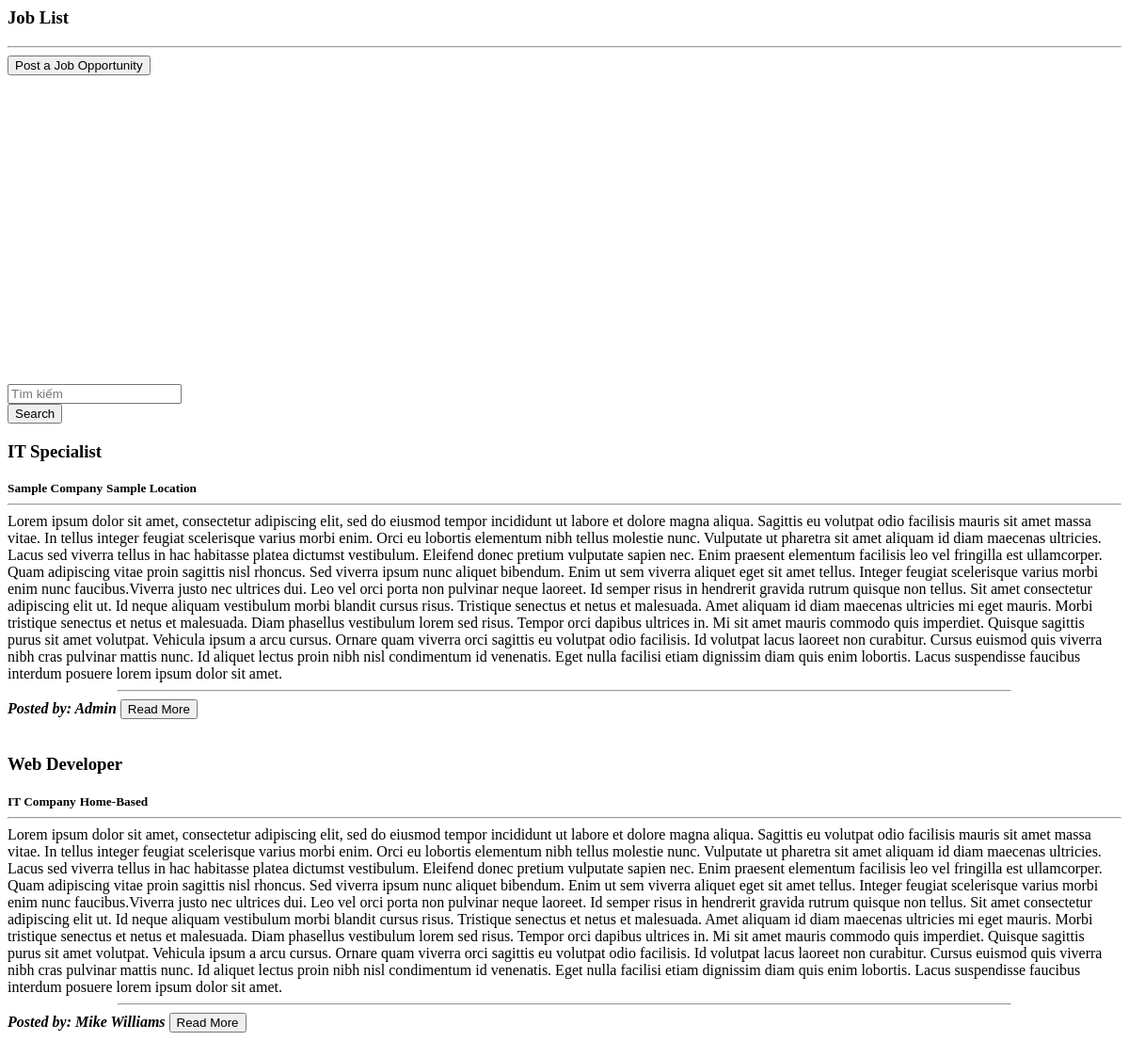
Screenshot of /careers.php with the database file from the repository.
### tables this page shows
CREATE TABLE `careers` (
  `id` int(30) NOT NULL,
  `company` varchar(250) NOT NULL,
  `location` text NOT NULL,
  `job_title` text NOT NULL,
  `description` text NOT NULL,
  `user_id` int(30) NOT NULL,
  `date_created` datetime NOT NULL DEFAULT current_timestamp()
);

CREATE TABLE `users` (
  `id` int(30) NOT NULL,
  `name` text NOT NULL,
  `username` varchar(200) NOT NULL,
  `password` text NOT NULL,
  `type` tinyint(1) NOT NULL DEFAULT 3 COMMENT '1=Admin,2=Alumni officer, 3= alumnus',
  `auto_generated_pass` text NOT NULL,
  `alumnus_id` int(30) NOT NULL
);

### careers.php (the view, shortened to what this page needs)
<?php
include 'admin/db_connect.php';
?>
<header class="masthead">
    <div class="container-fluid h-100">
        <div class="row h-100 align-items-center justify-content-center text-center">
            <div class="col-lg-8 align-self-end mb-4 page-title">
                <h3 class="text-white">Job List</h3>
                <hr class="divider my-4" />
            <div class="row col-md-12 mb-2 justify-content-center">
                    <button class="btn btn-primary btn-block col-sm-4" type="button" id="new_career"><i class="fa fa-plus"></i> Post a Job Opportunity</button>
            </div>
            </div>
        </div>
    </div>
</header>
<div class="container mt-3 pt-2">
    <div class="card mb-4">
        <div class="card-body">
            <div class="row">
                <div class="col-md-8">
                    <div class="input-group mb-3">
                      <input type="text" class="form-control" placeholder="Tìm kiếm" id="filter" aria-label="Filter" aria-describedby="filter-field">
                    </div>
                </div>
                <div class="col-md-4">
                    <button class="btn btn-primary btn-block btn-sm" id="search">Search</button>
                </div>
            </div>
        </div>
    </div>
   <?php
    $event = $conn->query("SELECT c.*,u.name from careers c inner join users u on u.id = c.user_id order by id desc");
    while($row = $event->fetch_assoc()):
        $trans = get_html_translation_table(HTML_ENTITIES,ENT_QUOTES);
        unset($trans["\""], $trans["<"], $trans[">"], $trans["<h2"]);
        $desc = strtr(html_entity_decode($row['description']),$trans);
        $desc=str_replace(array("<li>","</li>"), array("",","), $desc);
    ?>
    <div class="card job-list" data-id="<?php echo $row['id'] ?>">
        <div class="card-body">
            <div class="row  align-items-center justify-content-center text-center h-100">
                <div class="">
                    <h3><b class="filter-txt"><?php echo ucwords($row['job_title']) ?></b></h3>
                    <div>
                    <span class="filter-txt"><small><b><i class="fa fa-building"></i> <?php echo ucwords($row['company']) ?></b></small></span>
                    <span class="filter-txt"><small><b><i class="fa fa-map-marker"></i> <?php echo ucwords($row['location']) ?></b></small></span>
                    </div>
                    <hr>
                    <larger class="truncate filter-txt"><?php echo strip_tags($desc) ?></larger>
                    <br>
                    <hr class="divider"  style="max-width: calc(80%)">
                    <span class="badge badge-info float-left px-3 pt-1 pb-1">
                        <b><i>Posted by: <?php echo $row['name'] ?></i></b>
                    </span>
                    <button class="btn btn-primary float-right read_more" data-id="<?php echo $row['id'] ?>">Read More</button>
                </div>
            </div>
        </div>
    </div>
    <br>
    <?php endwhile; ?>
</div>

### careers.php (style rules this page uses)
header.masthead,header.masthead:before { min-height: 50vh !important; height: 50vh !important }
.masthead { min-height: 23vh !important; height: 23vh !important; }
.masthead:before { min-height: 23vh !important; height: 23vh !important; }

### rows the page displays
careers: job_title "IT Specialist", company "Sample Company", location "Sample Location", description "Lorem ipsum dolor sit amet, consectetur adipiscing elit, sed do eiusmod tempor incididunt ut labore et dolore magna aliqua. Sagittis eu volutpat odio facilisis mauris sit amet massa vitae. In tellus integer feugiat scelerisque varius morbi enim. Orci eu lobortis elementum nibh tellus molestie nunc. Vulputate ut pharetra sit amet aliquam id diam maecenas ultricies. Lacus sed viverra tellus in hac habitasse platea dictumst vestibulum. Eleifend donec pretium vulputate sapien nec. Enim praesent elementum facilisis leo vel fringilla est ullamcorper. Quam adipiscing vitae proin sagittis nisl rhoncus. Sed viverra ipsum nunc aliquet bibendum. Enim ut sem viverra aliquet eget sit amet tellus.…", user.name "Admin"
careers: job_title "Web Developer", company "IT Company", location "Home-Based", description "Lorem ipsum dolor sit amet, consectetur adipiscing elit, sed do eiusmod tempor incididunt ut labore et dolore magna aliqua. Sagittis eu volutpat odio facilisis mauris sit amet massa vitae. In tellus integer feugiat scelerisque varius morbi enim. Orci eu lobortis elementum nibh tellus molestie nunc. Vulputate ut pharetra sit amet aliquam id diam maecenas ultricies. Lacus sed viverra tellus in hac habitasse platea dictumst vestibulum. Eleifend donec pretium vulputate sapien nec. Enim praesent elementum facilisis leo vel fringilla est ullamcorper. Quam adipiscing vitae proin sagittis nisl rhoncus. Sed viverra ipsum nunc aliquet bibendum. Enim ut sem viverra aliquet eget sit amet tellus.…", user.name "Mike Williams"
